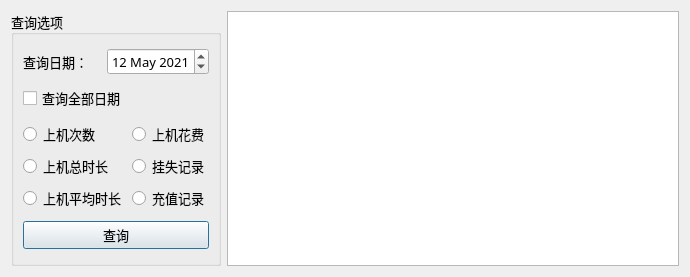
<?xml version="1.0" encoding="UTF-8"?>
<ui version="4.0">
 <class>SQueryDialog</class>
 <widget class="QDialog" name="SQueryDialog">
  <property name="geometry">
   <rect>
    <x>0</x>
    <y>0</y>
    <width>690</width>
    <height>277</height>
   </rect>
  </property>
  <property name="font">
   <font>
    <family>微软雅黑</family>
    <pointsize>10</pointsize>
   </font>
  </property>
  <property name="windowTitle">
   <string>学生查询界面</string>
  </property>
  <layout class="QHBoxLayout" name="horizontalLayout">
   <item>
    <widget class="QGroupBox" name="groupBox">
     <property name="title">
      <string>查询选项</string>
     </property>
     <layout class="QVBoxLayout" name="verticalLayout">
      <item>
       <layout class="QGridLayout" name="gridLayout">
        <item row="0" column="0">
         <widget class="QLabel" name="label_5">
          <property name="text">
           <string>查询日期：</string>
          </property>
         </widget>
        </item>
        <item row="0" column="1">
         <widget class="QDateEdit" name="i_dateEdit">
          <property name="dateTime">
           <datetime>
            <hour>0</hour>
            <minute>0</minute>
            <second>0</second>
            <year>2021</year>
            <month>5</month>
            <day>12</day>
           </datetime>
          </property>
         </widget>
        </item>
       </layout>
      </item>
      <item>
       <widget class="QCheckBox" name="i_checkBox">
        <property name="text">
         <string>查询全部日期</string>
        </property>
       </widget>
      </item>
      <item>
       <layout class="QGridLayout" name="gridLayout_2">
        <item row="0" column="0">
         <widget class="QRadioButton" name="i_vNumRBtn">
          <property name="text">
           <string>上机次数</string>
          </property>
         </widget>
        </item>
        <item row="0" column="1">
         <widget class="QRadioButton" name="i_incomeRBtn">
          <property name="text">
           <string>上机花费</string>
          </property>
         </widget>
        </item>
        <item row="1" column="0">
         <widget class="QRadioButton" name="i_atimeRBtn">
          <property name="text">
           <string>上机总时长</string>
          </property>
         </widget>
        </item>
        <item row="1" column="1">
         <widget class="QRadioButton" name="i_lossRBtn">
          <property name="text">
           <string>挂失记录</string>
          </property>
         </widget>
        </item>
        <item row="2" column="0">
         <widget class="QRadioButton" name="i_avtimeRBtn">
          <property name="text">
           <string>上机平均时长</string>
          </property>
         </widget>
        </item>
        <item row="2" column="1">
         <widget class="QRadioButton" name="i_chargeRBtn">
          <property name="text">
           <string>充值记录</string>
          </property>
         </widget>
        </item>
       </layout>
      </item>
      <item>
       <widget class="QPushButton" name="i_Btn">
        <property name="text">
         <string>查询</string>
        </property>
       </widget>
      </item>
     </layout>
    </widget>
   </item>
   <item>
    <widget class="QTableView" name="tableView"/>
   </item>
  </layout>
 </widget>
 <resources/>
 <connections/>
</ui>
